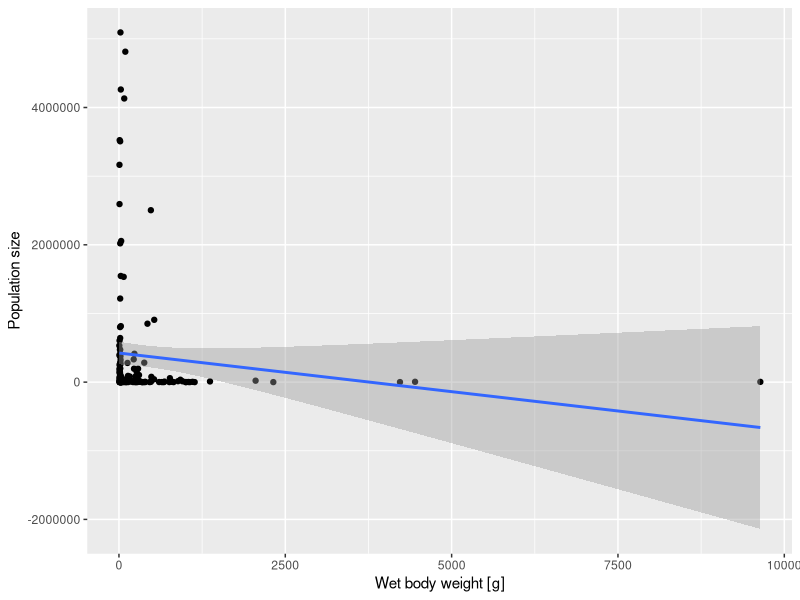
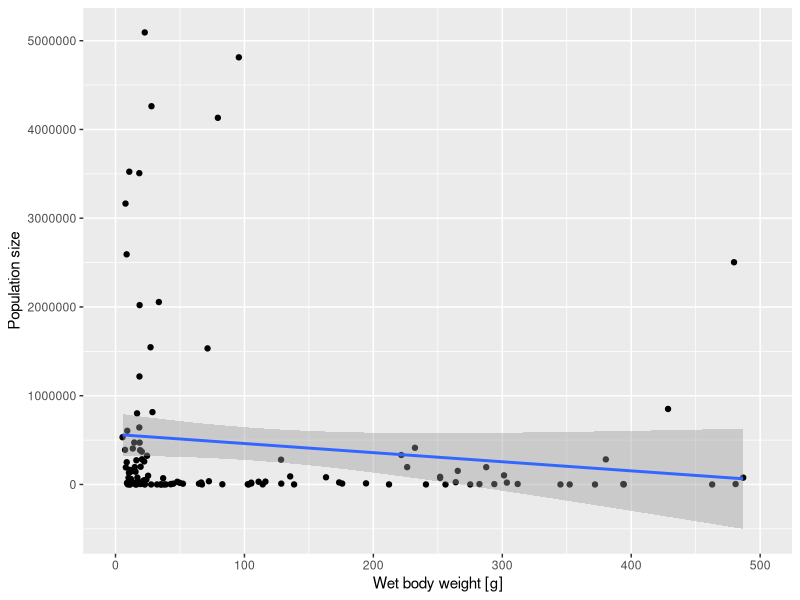

Write the R code that produced these figures, in order.
## ---- chunk 1
#| label: setup
#| warning: false

library(tidyverse)
library(readxl)
library(ggplot2)
options(scipen=999)
knitr::opts_chunk$set(echo = TRUE)

old<-options(pillar.sigfig = 2)

## ---- chunk 2
birdsData <- read_excel("_data/wild_bird_data.xlsx",skip=1)
birdsData%>%
  head()%>%
  arrange(`Wet body weight [g]`)
## ---- chunk 3
count(birdsData)
## ---- chunk 4
smallestBird<-birdsData%>%
  slice(1)

smallestBird
## ---- chunk 5
birdsData%>%
  tail(n=1)
## ---- chunk 6
birdsData%>%
  summarise('average weight'=mean(`Wet body weight [g]`))
## ---- chunk 7
#| message: false
graph<-
  birdsData%>%
  ggplot(aes(`Wet body weight [g]`,`Population size`)) + geom_point() + geom_smooth(method="lm")

graph
## ---- chunk 8
#| warning: false
#| message: false
graph + xlim(c(0, 500)) 
